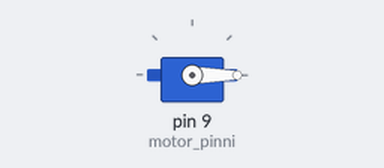
Recording of a sketch running on a simulated Arduino Uno, built with avr-gcc and run on an emulated ATmega328P. On the bench: servo.

Above: at 0.05 s.
At 1.5 s:
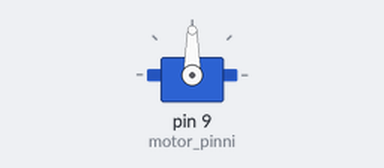
At 3.0 s:
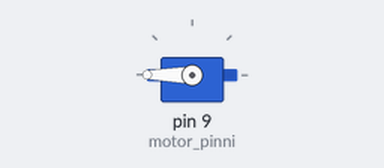
Timing chart, 0 to 6.9 s (numbered marks = the images above):
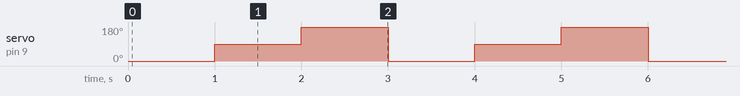

Measured:
- by itself, servo on pin 9 (motor_pinni): repeats every 3.0 s: 180° 1.0 s, 0° 1.0 s, 90° 1.0 s

The sketch:

servo.ino
```cpp
/* Servo mótor.
 * Brúnn tengist í GND, rauður tengist í 5V og
 * appelsínugulur í pinnann sem stjórnar snúningnum
 */

#include <Servo.h> // Sambærilegt og import í python

Servo motor; // bý til tilvik af Servo klasanum
int motor_pinni = 9; // pinninn sem ég nota til að stjórna mótornum

void setup() {
  motor.attach(motor_pinni); // segi servo tilvikinu hvaða pinna á að nota
}

void loop() {
  // Servo mótorinn getur snúist 90° til vinstri og 90° til hægri, samtals 180°.
  // write fallið tekur á móti gráðunum
  motor.write(0); // mótorinn fer lengst til vinstri
  delay(1000);
  motor.write(90); // mótorinn fer í miðjuna
  delay(1000);
  motor.write(180); // mótorinn fer lengst til hægri
  delay(1000);
}
```
